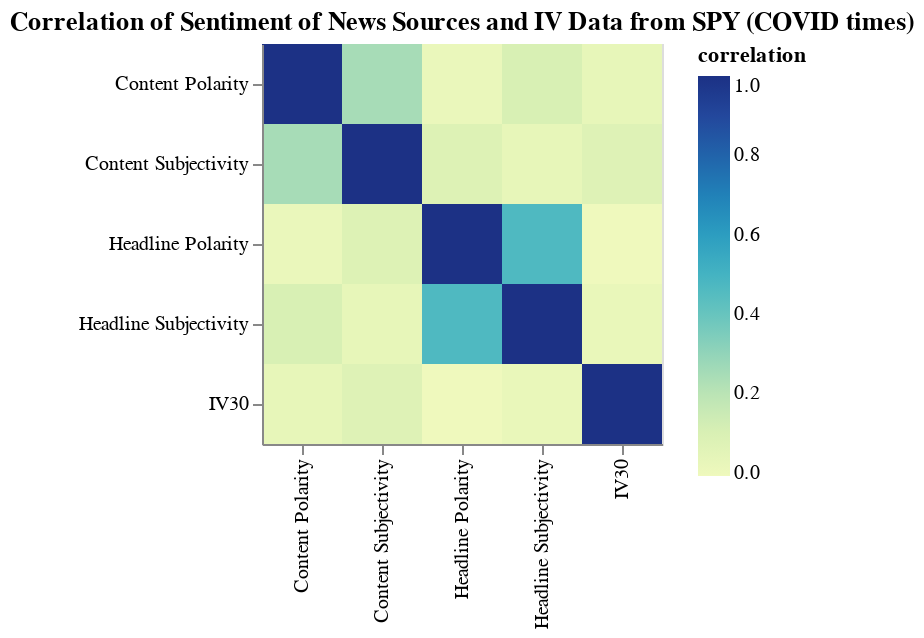

The notebook cell saved with this chart:
### Markdown cell above
### COVID times

Now, we only include data from COVID times.

### Code cell
cormat2 = merged1_covid[['IV30', 'Headline Polarity', 'Headline Subjectivity', 'Content Polarity', 'Content Subjectivity']].corr()
cormat_tidy_2 = cormat2.stack().reset_index().rename(columns={0:'correlation'})
heatmap2 = alt.Chart(cormat_tidy_2).mark_rect().encode(
    x = alt.X('level_0').axis().title(''),
    y = alt.Y('level_1').axis().title(''),
    color = 'correlation'
).properties(
    width = 200,
    height = 200,
    title = "Correlation of Sentiment of News Sources and IV Data from SPY (COVID times)"
)

heatmap2.display()

### Figure 1 — Vega-Lite specification as saved in the notebook (floating-point values rounded to 4 significant figures)
{"config": {"view": {"continuousWidth": 300, "continuousHeight": 300}}, "data": {"name": "data-24cd668004aa9368b672ea8afde81aad"}, "mark": {"type": "rect"}, "encoding": {"color": {"field": "correlation", "type": "quantitative"}, "x": {"axis": {}, "field": "level_0", "title": "", "type": "nominal"}, "y": {"axis": {}, "field": "level_1", "title": "", "type": "nominal"}}, "height": 200, "title": "Correlation of Sentiment of News Sources and IV Data from SPY (COVID times)", "width": 200, "$schema": "https://vega.github.io/schema/vega-lite/v5.8.0.json", "datasets": {"data-24cd668004aa9368b672ea8afde81aad": [{"level_0": "IV30", "level_1": "IV30", "correlation": 1.0}, {"level_0": "IV30", "level_1": "Headline Polarity", "correlation": -0.008286}, {"level_0": "IV30", "level_1": "Headline Subjectivity", "correlation": 0.02216}, {"level_0": "IV30", "level_1": "Content Polarity", "correlation": 0.03162}, {"level_0": "IV30", "level_1": "Content Subjectivity", "correlation": 0.07533}, {"level_0": "Headline Polarity", "level_1": "IV30", "correlation": -0.008286}, {"level_0": "Headline Polarity", "level_1": "Headline Polarity", "correlation": 1.0}, {"level_0": "Headline Polarity", "level_1": "Headline Subjectivity", "correlation": 0.468}, {"level_0": "Headline Polarity", "level_1": "Content Polarity", "correlation": 0.01909}, {"level_0": "Headline Polarity", "level_1": "Content Subjectivity", "correlation": 0.0804}, {"level_0": "Headline Subjectivity", "level_1": "IV30", "correlation": 0.02216}, {"level_0": "Headline Subjectivity", "level_1": "Headline Polarity", "correlation": 0.468}, {"level_0": "Headline Subjectivity", "level_1": "Headline Subjectivity", "correlation": 1.0}, {"level_0": "Headline Subjectivity", "level_1": "Content Polarity", "correlation": 0.1016}, {"level_0": "Headline Subjectivity", "level_1": "Content Subjectivity", "correlation": 0.03167}, {"level_0": "Content Polarity", "level_1": "IV30", "correlation": 0.03162}, {"level_0": "Content Polarity", "level_1": "Headline Polarity", "correlation": 0.01909}, {"level_0": "Content Polarity", "level_1": "Headline Subjectivity", "correlation": 0.1016}, {"level_0": "Content Polarity", "level_1": "Content Polarity", "correlation": 1.0}, {"level_0": "Content Polarity", "level_1": "Content Subjectivity", "correlation": 0.247}, {"level_0": "Content Subjectivity", "level_1": "IV30", "correlation": 0.07533}, {"level_0": "Content Subjectivity", "level_1": "Headline Polarity", "correlation": 0.0804}, {"level_0": "Content Subjectivity", "level_1": "Headline Subjectivity", "correlation": 0.03167}, {"level_0": "Content Subjectivity", "level_1": "Content Polarity", "correlation": 0.247}, {"level_0": "Content Subjectivity", "level_1": "Content Subjectivity", "correlation": 1.0}]}}
